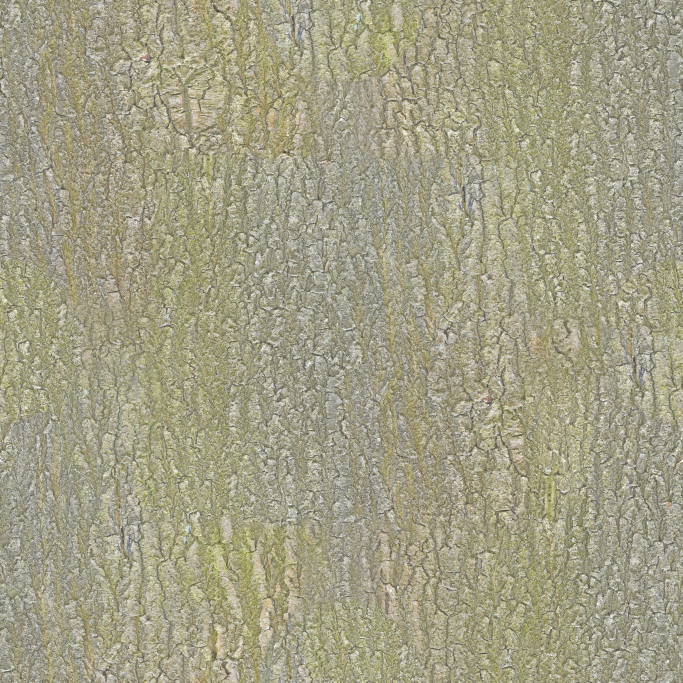
#> input picture models/materials/wood/bark_source_color.jpg, 2048 x 2048 px (shown at 1/3 size); its folder holds 5 pictures in this run
$ python generate_log_textures.py
#> lines starting #> are read from the running program, lines starting #| are printed output that depends on the picture
#!/usr/bin/env python3
"""Prepare reusable CC0 Bark 007 / Tree End 001 textures in the wood palettes."""
import argparse
from pathlib import Path
from PIL import Image, ImageColor, ImageOps
from generate_wood_textures import PALETTES

ROOT = Path(__file__).resolve().parents[1]
WOOD = ROOT / 'models/materials/wood'


def main():
    parser = argparse.ArgumentParser(description=__doc__)
    parser.add_argument('--bark-source', type=Path)
    parser.add_argument('--end-source', type=Path)
    args = parser.parse_args()
    for kind, source, stem in [('bark', args.bark_source, 'Bark007'), ('end', args.end_source, 'TreeEnd001')]:
        if source:
            for suffix, name in [('Color', 'source_color'), ('Roughness', 'roughness'), ('NormalGL', 'normal_gl')]:
                with Image.open(source / f'{stem}_4K_{suffix}.jpg') as image:
                    image.resize((2048, 2048), Image.Resampling.LANCZOS).save(WOOD / f'{kind}_{name}.jpg', quality=95, subsampling=0)
        with Image.open(WOOD / f'{kind}_source_color.jpg') as image:
            # Ignore the black background outside the photographed cut end
            # when finding the useful grain range.
#> image is the input picture: PIL image 2048x2048 RGB; mean R, G, B 162.2, 159.3, 133.6
            sample = image.crop((350, 350, 1698, 1698)) if kind == 'end' else image
            histogram = ImageOps.grayscale(sample).histogram()
#> histogram = 256 values, max 54300 at index 154, min 0 at index 0, mean 16384
            total = sum(histogram)
#> total = 4194304
            cumulative = 0
            low, high = 0, 255
            for value, count in enumerate(histogram):
                cumulative += count
                if cumulative <= total * 0.02: low = value
                if cumulative < total * 0.98: high = value
#> this loop made 256 passes
#> (count, cumulative) on passes 1 to 12: (0, 0), (0, 0), (0, 0), (0, 0), (0, 0), (0, 0), (0, 0), (0, 0), (0, 0), (0, 0), (0, 0), (0, 0)
#> cumulative on passes 61 to 66: 109, 148, 212, 318, 420, 538
#> after the loop, cumulative = 4194304
            gray = ImageOps.grayscale(image)
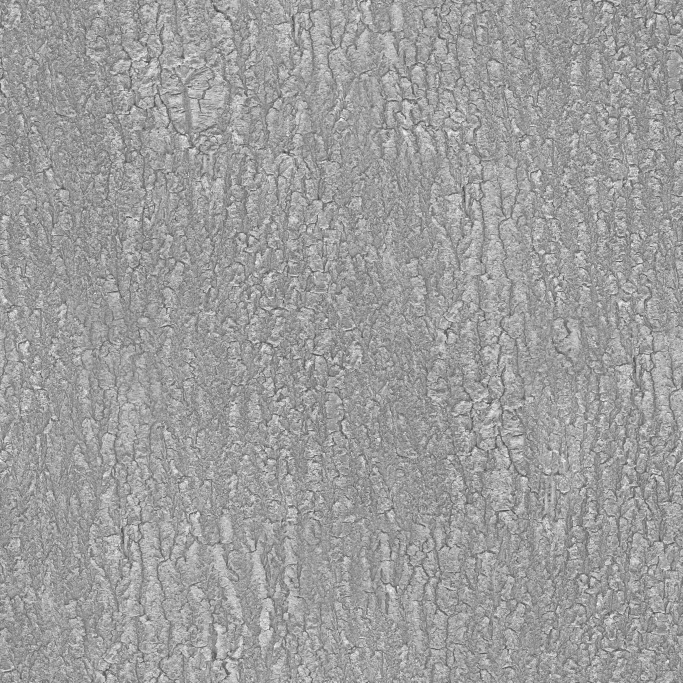
#> gray: PIL image 2048x2048 L (shown at 1/3 size); min 44, max 255, mean 157.2
            gray = gray.point([max(0, min(255, round((v-low)*255/max(1, high-low)))) for v in range(256)])
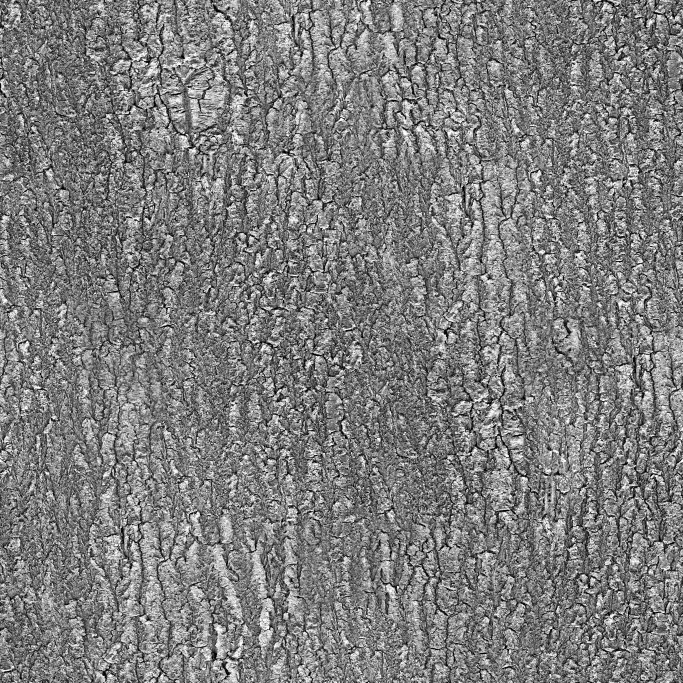
#> gray: PIL image 2048x2048 L (shown at 1/3 size); min 0, max 255, mean 125.7
        for wood, (dark, light) in PALETTES.items():
            if kind == 'bark':
                # Bark is darker and less saturated than the exposed wood.
                def bark_color(color):
                    rgb = ImageColor.getrgb(color)
                    mean = sum(rgb)/3
                    return tuple(round((v*0.40 + mean*0.60)*0.95) for v in rgb)
                dark, light = bark_color(dark), bark_color(light)
            ImageOps.colorize(gray, dark, light).save(WOOD / f'{wood}_{kind}_color.jpg', quality=95, subsampling=0)
            print(f'Created {wood} {kind}')
#> this loop made 4 passes
#> pass 2, in main, `ImageOps.colorize(gray, dark, light).save(WOOD / f'{wood}_{kind}_color..`:
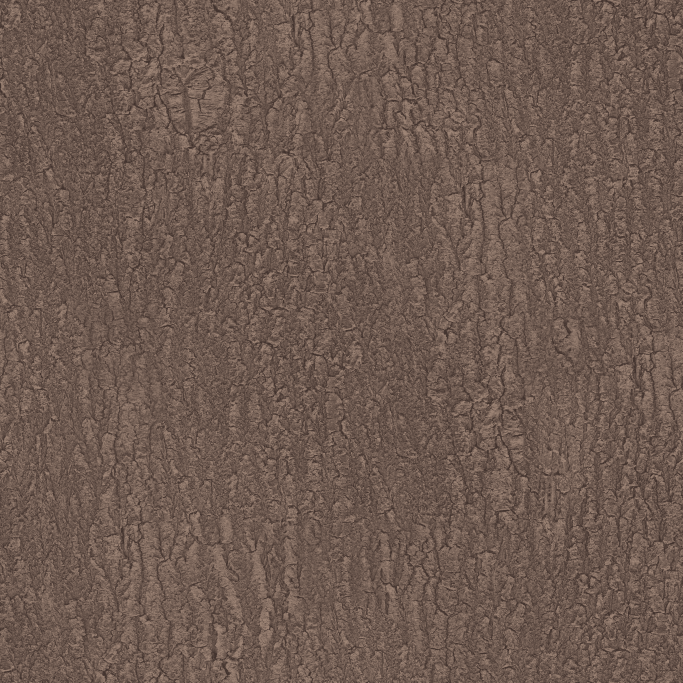
#> saved as cherry_bark_color.jpg: PIL image 2048x2048 RGB (shown at 1/3 size); mean R, G, B 110.9, 91, 81
#> pass 2 of the loop in main, `for kind, source, stem in [('bark', args.bark_source, 'Bark007'), ('en..`:
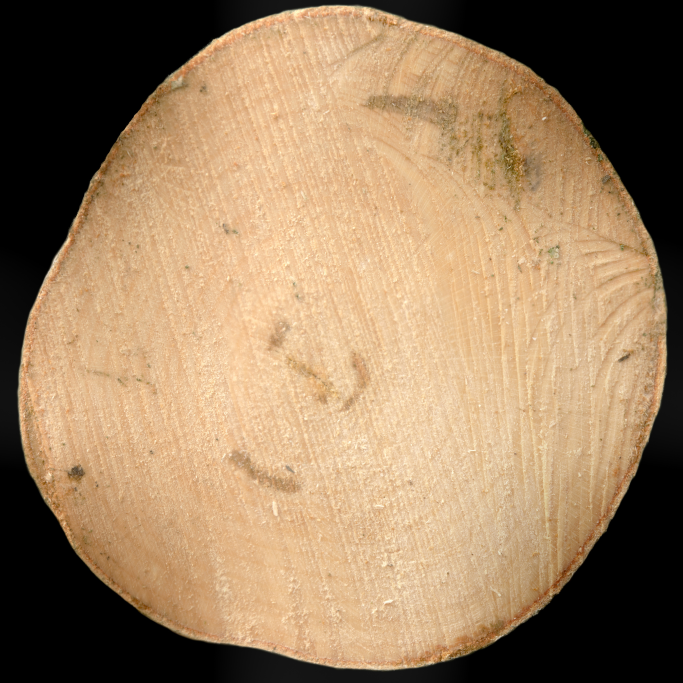
#> input picture models/materials/wood/end_source_color.jpg, 2048 x 2048 px (shown at 1/3 size)
#> in main, image is the input picture: PIL image 2048x2048 RGB; mean R, G, B 155.9, 128.2, 97
#> in main, `sample = image.crop((350, 350, 1698, 1698)) if kind == 'end' else image`:
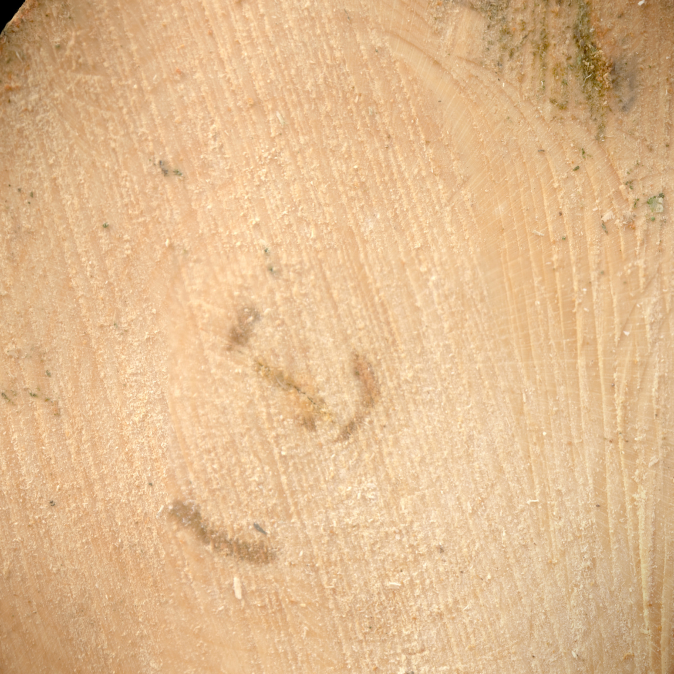
#> sample: PIL image 1348x1348 RGB (shown at 1/2 size); mean R, G, B 225.4, 187.2, 143.5
#> histogram = 256 values, max 47435 at index 198, min 0 at index 27, mean 7098.1
#> total = 1817104
#> the loop in main, `for value, count in enumerate(histogram):` made 256 passes
#> (count, cumulative) on passes 1 to 8: (1449, 1449), (112, 1561), (49, 1610), (20, 1630), (5, 1635), (8, 1643), (12, 1655), (3, 1658)
#> the loop in main, `for wood, (dark, light) in PALETTES.items():` made 4 passes
#> pass 2, in main, `ImageOps.colorize(gray, dark, light).save(WOOD / f'{wood}_{kind}_color..`:
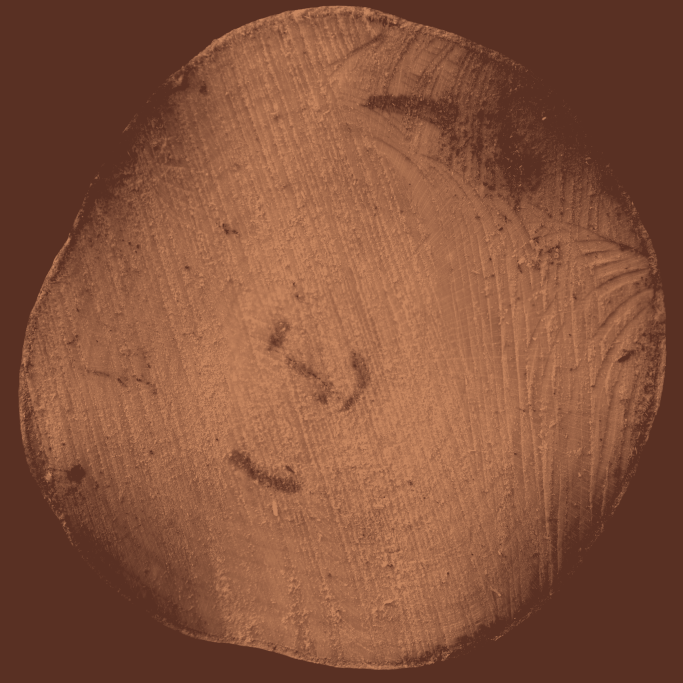
#> saved as cherry_end_color.jpg: PIL image 2048x2048 RGB (shown at 1/3 size); mean R, G, B 133.6, 82.9, 59.4


if __name__ == '__main__':
    main()
